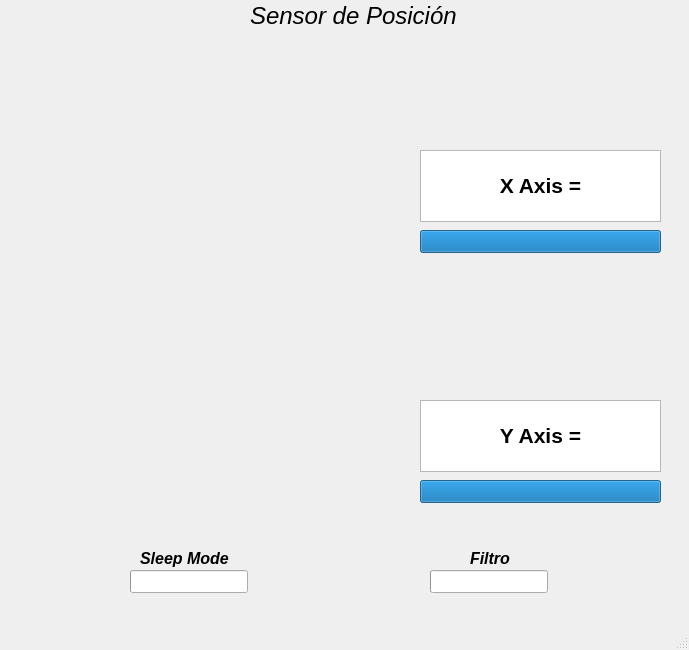
<?xml version="1.0" encoding="UTF-8"?>
<ui version="4.0">
 <class>MainWindow</class>
 <widget class="QMainWindow" name="MainWindow">
  <property name="geometry">
   <rect>
    <x>0</x>
    <y>0</y>
    <width>689</width>
    <height>650</height>
   </rect>
  </property>
  <property name="windowTitle">
   <string>Sensor de Posicion</string>
  </property>
  <widget class="QWidget" name="centralwidget">
   <widget class="QWidget" name="gridLayoutWidget">
    <property name="geometry">
     <rect>
      <x>20</x>
      <y>90</y>
      <width>371</width>
      <height>181</height>
     </rect>
    </property>
    <layout class="QGridLayout" name="gridLayout_1">
     <item row="0" column="0">
      <widget class="Canvas" name="graph_1" native="true"/>
     </item>
    </layout>
   </widget>
   <widget class="QWidget" name="gridLayoutWidget_3">
    <property name="geometry">
     <rect>
      <x>20</x>
      <y>350</y>
      <width>371</width>
      <height>181</height>
     </rect>
    </property>
    <layout class="QGridLayout" name="gridLayout_2">
     <item row="0" column="0">
      <widget class="Canvas" name="graph_2" native="true"/>
     </item>
    </layout>
   </widget>
   <widget class="QWidget" name="gridLayoutWidget_2">
    <property name="geometry">
     <rect>
      <x>420</x>
      <y>150</y>
      <width>241</width>
      <height>72</height>
     </rect>
    </property>
    <layout class="QGridLayout" name="gridLayout_text_1">
     <item row="0" column="0">
      <widget class="QTextBrowser" name="textBrowser_i">
       <property name="html">
        <string>&lt;!DOCTYPE HTML PUBLIC &quot;-//W3C//DTD HTML 4.0//EN&quot; &quot;http://www.w3.org/TR/REC-html40/strict.dtd&quot;&gt;
&lt;html&gt;&lt;head&gt;&lt;meta name=&quot;qrichtext&quot; content=&quot;1&quot; /&gt;&lt;style type=&quot;text/css&quot;&gt;
p, li { white-space: pre-wrap; }
&lt;/style&gt;&lt;/head&gt;&lt;body style=&quot; font-family:'Ubuntu'; font-size:11pt; font-weight:400; font-style:normal;&quot;&gt;
&lt;p align=&quot;center&quot; style=&quot;-qt-paragraph-type:empty; margin-top:0px; margin-bottom:0px; margin-left:0px; margin-right:0px; -qt-block-indent:0; text-indent:0px;&quot;&gt;&lt;br /&gt;&lt;/p&gt;
&lt;p align=&quot;center&quot; style=&quot; margin-top:0px; margin-bottom:0px; margin-left:0px; margin-right:0px; -qt-block-indent:0; text-indent:0px;&quot;&gt;&lt;span style=&quot; font-size:16pt; font-weight:600;&quot;&gt;X Axis =&lt;/span&gt;&lt;/p&gt;&lt;/body&gt;&lt;/html&gt;</string>
       </property>
      </widget>
     </item>
    </layout>
   </widget>
   <widget class="QWidget" name="gridLayoutWidget_5">
    <property name="geometry">
     <rect>
      <x>420</x>
      <y>400</y>
      <width>241</width>
      <height>72</height>
     </rect>
    </property>
    <layout class="QGridLayout" name="gridLayout_text_2">
     <item row="0" column="0">
      <widget class="QTextBrowser" name="textBrowser_2">
       <property name="html">
        <string>&lt;!DOCTYPE HTML PUBLIC &quot;-//W3C//DTD HTML 4.0//EN&quot; &quot;http://www.w3.org/TR/REC-html40/strict.dtd&quot;&gt;
&lt;html&gt;&lt;head&gt;&lt;meta name=&quot;qrichtext&quot; content=&quot;1&quot; /&gt;&lt;style type=&quot;text/css&quot;&gt;
p, li { white-space: pre-wrap; }
&lt;/style&gt;&lt;/head&gt;&lt;body style=&quot; font-family:'Ubuntu'; font-size:11pt; font-weight:400; font-style:normal;&quot;&gt;
&lt;p align=&quot;center&quot; style=&quot;-qt-paragraph-type:empty; margin-top:0px; margin-bottom:0px; margin-left:0px; margin-right:0px; -qt-block-indent:0; text-indent:0px;&quot;&gt;&lt;br /&gt;&lt;/p&gt;
&lt;p align=&quot;center&quot; style=&quot; margin-top:0px; margin-bottom:0px; margin-left:0px; margin-right:0px; -qt-block-indent:0; text-indent:0px;&quot;&gt;&lt;span style=&quot; font-size:16pt; font-weight:600;&quot;&gt;Y Axis =&lt;/span&gt;&lt;/p&gt;&lt;/body&gt;&lt;/html&gt;</string>
       </property>
      </widget>
     </item>
    </layout>
   </widget>
   <widget class="QLabel" name="labelTitle">
    <property name="geometry">
     <rect>
      <x>250</x>
      <y>0</y>
      <width>221</width>
      <height>31</height>
     </rect>
    </property>
    <property name="font">
     <font>
      <pointsize>18</pointsize>
      <italic>true</italic>
     </font>
    </property>
    <property name="text">
     <string>Sensor de Posición</string>
    </property>
   </widget>
   <widget class="QWidget" name="verticalLayoutWidget">
    <property name="geometry">
     <rect>
      <x>19</x>
      <y>280</y>
      <width>651</width>
      <height>61</height>
     </rect>
    </property>
    <layout class="QVBoxLayout" name="verticalLayout_2">
     <item>
      <widget class="QWidget" name="toolbar_2" native="true"/>
     </item>
    </layout>
   </widget>
   <widget class="QWidget" name="verticalLayoutWidget_2">
    <property name="geometry">
     <rect>
      <x>20</x>
      <y>30</y>
      <width>651</width>
      <height>51</height>
     </rect>
    </property>
    <layout class="QVBoxLayout" name="verticalLayout_1">
     <item>
      <widget class="QWidget" name="toolbar_1" native="true"/>
     </item>
    </layout>
   </widget>
   <widget class="QProgressBar" name="progressBar_2">
    <property name="geometry">
     <rect>
      <x>420</x>
      <y>480</y>
      <width>241</width>
      <height>23</height>
     </rect>
    </property>
    <property name="minimum">
     <number>0</number>
    </property>
    <property name="value">
     <number>100</number>
    </property>
    <property name="textVisible">
     <bool>false</bool>
    </property>
   </widget>
   <widget class="QProgressBar" name="progressBar_1">
    <property name="geometry">
     <rect>
      <x>420</x>
      <y>230</y>
      <width>241</width>
      <height>23</height>
     </rect>
    </property>
    <property name="minimum">
     <number>0</number>
    </property>
    <property name="value">
     <number>100</number>
    </property>
    <property name="textVisible">
     <bool>false</bool>
    </property>
   </widget>
   <widget class="QLabel" name="label">
    <property name="geometry">
     <rect>
      <x>140</x>
      <y>550</y>
      <width>111</width>
      <height>17</height>
     </rect>
    </property>
    <property name="font">
     <font>
      <pointsize>12</pointsize>
      <weight>75</weight>
      <italic>true</italic>
      <bold>true</bold>
     </font>
    </property>
    <property name="text">
     <string>Sleep Mode</string>
    </property>
   </widget>
   <widget class="QLabel" name="label_2">
    <property name="geometry">
     <rect>
      <x>470</x>
      <y>550</y>
      <width>111</width>
      <height>17</height>
     </rect>
    </property>
    <property name="font">
     <font>
      <pointsize>12</pointsize>
      <weight>75</weight>
      <italic>true</italic>
      <bold>true</bold>
     </font>
    </property>
    <property name="text">
     <string>Filtro</string>
    </property>
   </widget>
   <widget class="QProgressBar" name="progressBar_sm">
    <property name="geometry">
     <rect>
      <x>130</x>
      <y>570</y>
      <width>118</width>
      <height>23</height>
     </rect>
    </property>
    <property name="value">
     <number>0</number>
    </property>
    <property name="textVisible">
     <bool>false</bool>
    </property>
   </widget>
   <widget class="QProgressBar" name="progressBar_f">
    <property name="geometry">
     <rect>
      <x>430</x>
      <y>570</y>
      <width>118</width>
      <height>23</height>
     </rect>
    </property>
    <property name="value">
     <number>0</number>
    </property>
    <property name="textVisible">
     <bool>false</bool>
    </property>
   </widget>
  </widget>
  <widget class="QMenuBar" name="menubar">
   <property name="geometry">
    <rect>
     <x>0</x>
     <y>0</y>
     <width>689</width>
     <height>22</height>
    </rect>
   </property>
  </widget>
  <widget class="QStatusBar" name="statusbar"/>
 </widget>
 <customwidgets>
  <customwidget>
   <class>Canvas</class>
   <extends>QWidget</extends>
   <header>canvas.h</header>
   <container>1</container>
  </customwidget>
 </customwidgets>
 <resources/>
 <connections/>
</ui>
